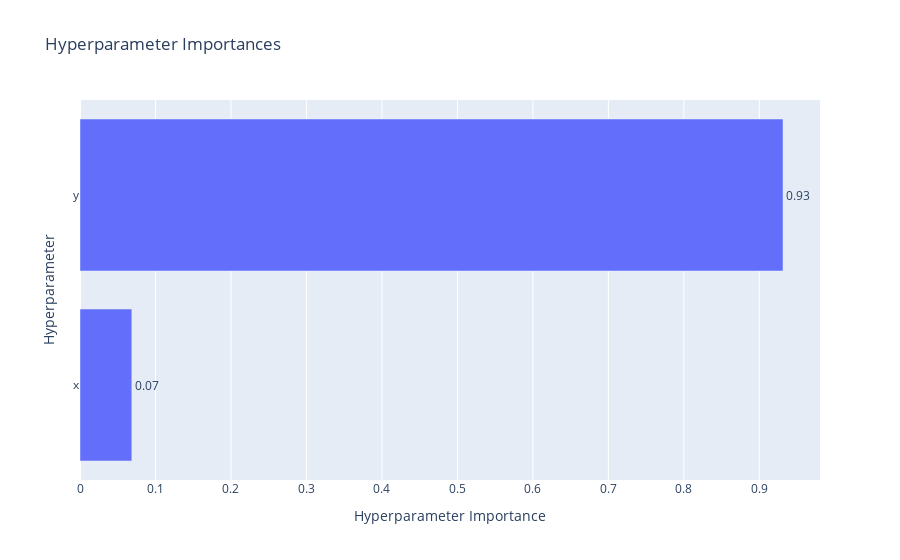

The cell this chart's notebook holds for it:
### Code cell
import optuna.visualization as vis

vis.plot_param_importances(study).show()

### Figure 1 — Plotly figure (JSON) as saved in the notebook; plotly's stock layout.template omitted (floating-point values rounded to 4 significant figures)
{"data": [{"cliponaxis": false, "hovertemplate": ["x (FloatDistribution): 0.06866844305829328<extra></extra>", "y (FloatDistribution): 0.9313315569417067<extra></extra>"], "name": "Objective Value", "orientation": "h", "text": ["0.07", "0.93"], "textposition": "outside", "type": "bar", "x": [0.06867, 0.9313], "y": ["x", "y"]}], "layout": {"title": {"text": "Hyperparameter Importances"}, "xaxis": {"title": {"text": "Hyperparameter Importance"}}, "yaxis": {"title": {"text": "Hyperparameter"}}}}
